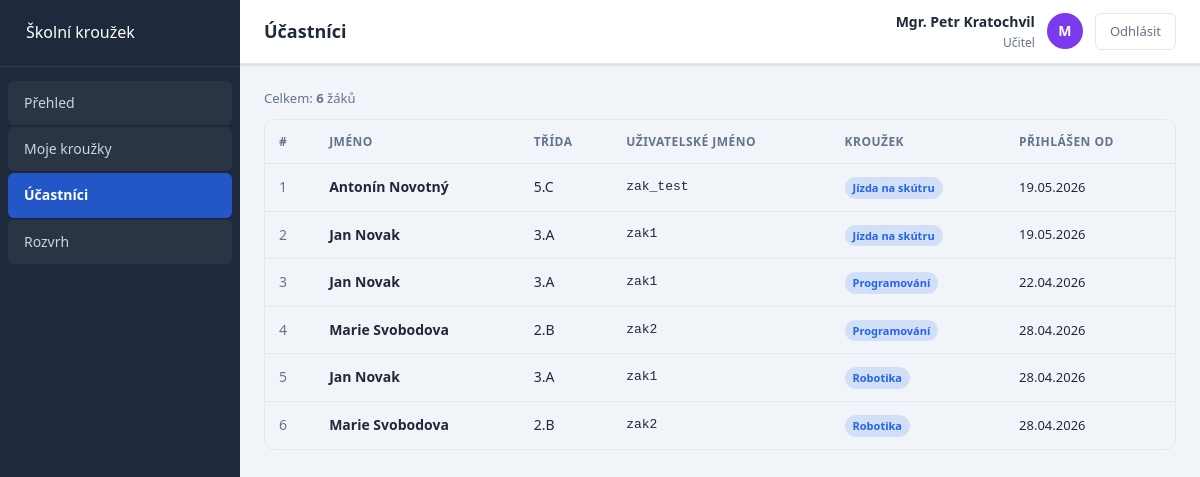
The page /ucitel/ucastnici.php (signed in) on the database its author committed.
### tables this page shows
CREATE TABLE `prihlaseni` (
  `id` int(11) NOT NULL,
  `zak_id` int(11) NOT NULL,
  `krouzek_id` int(11) NOT NULL,
  `datum_prihlaseni` timestamp NULL DEFAULT current_timestamp()
);

CREATE TABLE `uzivatele` (
  `id` int(11) NOT NULL,
  `uzivatelske_jmeno` varchar(50) NOT NULL,
  `heslo` varchar(255) NOT NULL,
  `cele_jmeno` varchar(100) NOT NULL,
  `email` varchar(100) DEFAULT NULL,
  `role` enum('zak','ucitel','admin') NOT NULL DEFAULT 'zak',
  `trida` varchar(10) DEFAULT NULL,
  `tema` varchar(10) DEFAULT 'svetly',
  `jazyk` varchar(10) DEFAULT 'cs',
  `vytvoren` timestamp NULL DEFAULT current_timestamp()
);

CREATE TABLE `krouzky` (
  `id` int(11) NOT NULL,
  `nazev` varchar(100) NOT NULL,
  `popis` text DEFAULT NULL,
  `ucitel_id` int(11) DEFAULT NULL,
  `max_kapacita` int(11) NOT NULL DEFAULT 20,
  `den_tydne` enum('Pondělí','Úterý','Středa','Čtvrtek','Pátek') NOT NULL,
  `cas_od` time NOT NULL,
  `cas_do` time NOT NULL,
  `mistnost` varchar(20) NOT NULL,
  `aktivni` tinyint(1) DEFAULT 1
);

### config.php (called while the page is built, shortened)
<?php
function ocisti($text) {
    return htmlspecialchars(strip_tags(trim($text)));
}
?>

### ucitel/ucastnici.php (the view, shortened to what this page needs)
<?php
require_once '../config.php';
$db = pripojDB();
$ucitel_id = $_SESSION['uzivatel_id'];
$sql = "
    SELECT
        u.id,
        u.cele_jmeno,
        u.trida,
        u.uzivatelske_jmeno,
        k.nazev AS krouzek_nazev,
        p.datum_prihlaseni
    FROM prihlaseni p
    INNER JOIN uzivatele u
        ON p.zak_id = u.id
    INNER JOIN krouzky k
        ON p.krouzek_id = k.id
    WHERE k.ucitel_id = ?
    ORDER BY k.nazev ASC, u.cele_jmeno ASC
";
$stmt = mysqli_prepare($db, $sql);
mysqli_stmt_bind_param($stmt, "i", $ucitel_id);
mysqli_stmt_execute($stmt);
$vysledek = mysqli_stmt_get_result($stmt);
$ucastnici = [];
while ($radek = mysqli_fetch_assoc($vysledek)) {
    $ucastnici[] = $radek;
}
?>
<?php include 'hlavicka.php'; ?>
<?php if (empty($ucastnici)): ?>
    <div class="prazdny-stav">
        <h3>Žádní účastníci</h3>
        <p>V tomto kroužku zatím nikdo není přihlášen.</p>
    </div>
<?php else: ?>
    <div style="margin-bottom:10px; font-size:13px; color:var(--text-sekundarni);">
        Celkem: <strong><?= count($ucastnici) ?></strong> žáků
    </div>
    <div class="tabulka-obal">
        <table>
            <thead>
                <tr>
                    <th>#</th>
                    <th>Jméno</th>
                    <th>Třída</th>
                    <th>Uživatelské jméno</th>
                    <th>Kroužek</th>
                    <th>Přihlášen od</th>
                </tr>
            </thead>
            <tbody>
                <?php foreach ($ucastnici as $i => $u): ?>
                    <tr>
                        <td style="color:var(--text-sekundarni);">
                            <?= $i + 1 ?>
                        </td>
                        <td>
                            <strong><?= ocisti($u['cele_jmeno']) ?></strong>
                        </td>
                        <td>
                            <?= ocisti($u['trida'] ?? '–') ?>
                        </td>
                        <td style="font-family:monospace; font-size:13px;">
                            <?= ocisti($u['uzivatelske_jmeno']) ?>
                        </td>
                        <td>
                            <span class="badge badge-info">
                                <?= ocisti($u['krouzek_nazev']) ?>
                            </span>
                        </td>
                        <td style="font-size:13px;">
                            <?= date('d.m.Y', strtotime($u['datum_prihlaseni'])) ?>
                        </td>
                    </tr>
                <?php endforeach; ?>
            </tbody>
        </table>
    </div>
<?php endif; ?>
<?php include 'paticka.php'; ?>

### css/style.css (style rules this page uses)
* { margin: 0; padding: 0; box-sizing: border-box; }
:root { --barva-primarni: #2563eb; --barva-primarni-tmava: #1d4ed8; --barva-primarni-svetla: #dbeafe; --barva-akcent: #f59e0b; --barva-uspech: #10b981; --barva-chyba: #e61d1d; --barva-varovani: #f59e0b; --pozadi: #f1f5f9; --pozadi-karta: #ffffff; --pozadi-sidebar: #1e293b; --pozadi-sidebar-polozka: rgba(255, 255, 255, 0.05); --pozadi-sidebar-aktivni: rgba(37, 99, 235, 0.8); --text-hlavni: #1e293b; --text-sekundarni: #64748b; --text-sidebar: #cbd5e1; --text-sidebar-aktivni: #ffffff; --okraj: #e2e8f0; --okraj-focus: #2563eb; --stin: 0 1px 3px rgba(0, 0, 0, 0.1), 0 1px 2px rgba(0, 0, 0, 0.06); --stin-vetsi: 0 4px 6px rgba(0, 0, 0, 0.07), 0 2px 4px rgba(0, 0, 0, 0.06); --stin-velky: 0 10px 15px rgba(0, 0, 0, 0.1), 0 4px 6px rgba(0, 0, 0, 0.05); --zaobleni: 10px; --zaobleni-male: 6px; --font: 'Segoe UI', Tahoma, Geneva, Verdana, sans-serif; --sidebar-sirka: 240px; --header-vyska: 64px; }
body { font-family: var(--font); background: var(--pozadi); color: var(--text-hlavni); line-height: 1.6; transition: background 0.3s, color 0.3s; }
.badge { display: inline-flex; align-items: center; padding: 2px 8px; border-radius: 99px; font-size: 11px; font-weight: 600; }
.badge-info { background: rgba(37, 99, 235, 0.15); color: #2563eb; }
.tabulka-obal { overflow-x: auto; border-radius: var(--zaobleni); border: 1px solid var(--okraj); }
table { width: 100%; border-collapse: collapse; font-size: 14px; }
thead { background: var(--pozadi); }
th { padding: 12px 14px; text-align: left; font-size: 12px; font-weight: 700; color: var(--text-sekundarni); text-transform: uppercase; letter-spacing: 0.04em; border-bottom: 1px solid var(--okraj); }
td { padding: 12px 14px; border-bottom: 1px solid var(--okraj); color: var(--text-hlavni); }
tr:last-child td { border-bottom: none; }

### rows shown on the page
prihlaseni: uzivatele.cele_jmeno "Antonín Novotný", uzivatele.trida "5.C", uzivatele.uzivatelske_jmeno "zak_test", krouzky.nazev "Jízda na skútru", datum_prihlaseni "19.05.2026"
prihlaseni: uzivatele.cele_jmeno "Jan Novak", uzivatele.trida "3.A", uzivatele.uzivatelske_jmeno "zak1", krouzky.nazev "Jízda na skútru", datum_prihlaseni "19.05.2026"
prihlaseni: uzivatele.cele_jmeno "Jan Novak", uzivatele.trida "3.A", uzivatele.uzivatelske_jmeno "zak1", krouzky.nazev "Programování", datum_prihlaseni "22.04.2026"
prihlaseni: uzivatele.cele_jmeno "Marie Svobodova", uzivatele.trida "2.B", uzivatele.uzivatelske_jmeno "zak2", krouzky.nazev "Programování", datum_prihlaseni "28.04.2026"
prihlaseni: uzivatele.cele_jmeno "Jan Novak", uzivatele.trida "3.A", uzivatele.uzivatelske_jmeno "zak1", krouzky.nazev "Robotika", datum_prihlaseni "28.04.2026"
prihlaseni: uzivatele.cele_jmeno "Marie Svobodova", uzivatele.trida "2.B", uzivatele.uzivatelske_jmeno "zak2", krouzky.nazev "Robotika", datum_prihlaseni "28.04.2026"

### other values the page prints
$nazev_stranky "Účastníci"
ocisti($_SESSION['cele_jmeno']) "Mgr. Petr Kratochvil"
substr($_SESSION['cele_jmeno'], 0, 1) "M"
count($ucastnici) "6"
